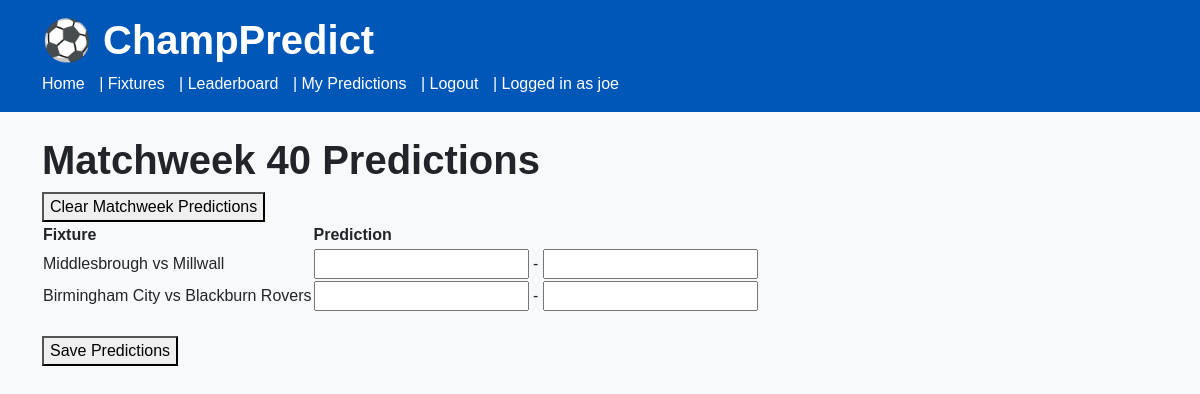
Page /matchweek/40/ (signed in) on the earlier database version.
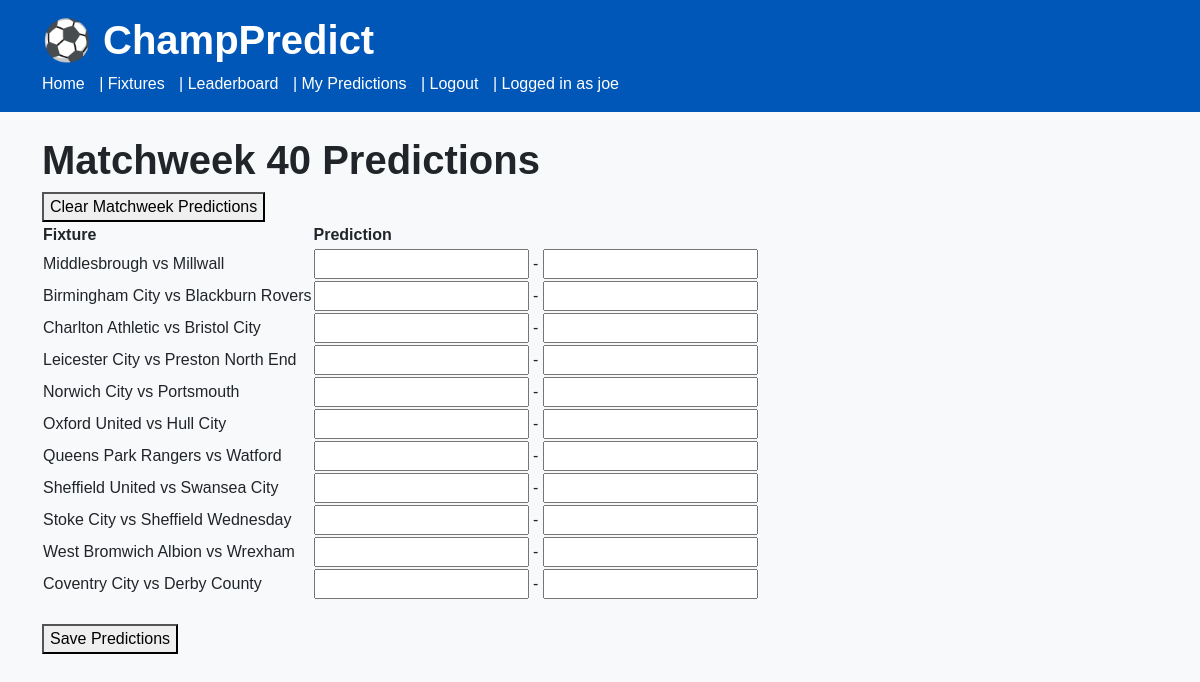
Same page on the later database version.
### predictor/models.py (models this page shows, shortened)
class Fixture(models.Model):
    STATUS_CHOICES = [
        ("upcoming", "Upcoming"),
        ("played", "Played"),
    ]
    season = models.CharField(max_length=20)
    matchweek = models.PositiveIntegerField()
    home_team = models.ForeignKey(
        Team,
        on_delete=models.CASCADE,
        related_name="home_fixtures"
    )
    away_team = models.ForeignKey(
        Team,
        on_delete=models.CASCADE,
        related_name="away_fixtures"
    )
    kickoff_datetime = models.DateTimeField()
    status = models.CharField(
        max_length=10,
        choices=STATUS_CHOICES,
        default="upcoming"
    )
    class Meta:
        ordering = ["kickoff_datetime"]
        unique_together = ("season", "matchweek", "home_team", "away_team")
    def is_locked(self):
        return timezone.now() >= self.kickoff_datetime

class Team(models.Model):
    name = models.CharField(max_length=100, unique=True)
    class Meta:
        ordering = ["name"]
    def __str__(self):
        return self.name

### predictor/views.py (the view)
@login_required
def matchweek_predictions(request, matchweek):
    fixtures = Fixture.objects.filter(
        matchweek=matchweek
    ).order_by("kickoff_datetime")
    prediction_forms = []
    if request.method == "POST":
        if "clear_matchweek" in request.POST:
            deleted_count = 0
            for fixture in fixtures:
                if fixture.is_locked():
                    continue
                deleted, _ = Prediction.objects.filter(
                    user=request.user,
                    fixture=fixture
                ).delete()
                deleted_count += deleted
            if deleted_count > 0:
                messages.success(
                    request,
                    "Matchweek predictions cleared successfully."
                )
            else:
                messages.info(
                    request,
                    "No unlocked matchweek predictions were available to clear."
                )
            return redirect("matchweek_predictions", matchweek=matchweek)
        all_valid = True
        for fixture in fixtures:
            existing_prediction = Prediction.objects.filter(
                user=request.user,
                fixture=fixture
            ).first()
            form = PredictionForm(
                request.POST,
                instance=existing_prediction,
                prefix=f"fixture_{fixture.id}"
            )
            prediction_forms.append({
                "fixture": fixture,
                "form": form,
            })
            if not form.is_valid():
                all_valid = False
        if all_valid:
            for item in prediction_forms:
                fixture = item["fixture"]
                form = item["form"]
                if fixture.is_locked():
                    continue
                home = form.cleaned_data.get("predicted_home_goals")
                away = form.cleaned_data.get("predicted_away_goals")
                if home is None and away is None:
                    continue
                prediction = form.save(commit=False)
                prediction.user = request.user
                prediction.fixture = fixture
                prediction.save()
            messages.success(request, "Matchweek predictions saved successfully.")
            return redirect("matchweek_predictions", matchweek=matchweek)
    else:
        for fixture in fixtures:
            existing_prediction = Prediction.objects.filter(
                user=request.user,
                fixture=fixture
            ).first()
            form = PredictionForm(
                instance=existing_prediction,
                prefix=f"fixture_{fixture.id}"
            )
            prediction_forms.append({
                "fixture": fixture,
                "form": form,
            })
    context = {
        "matchweek": matchweek,
        "prediction_forms": prediction_forms,
    }
    return render(
        request,
        "predictor/matchweek_predictions.html",
        context
    )

### predictor/templates/predictor/matchweek_predictions.html (shortened to what this page needs)
{% extends "predictor/base.html" %}
{% block content %}
<h1>Matchweek {{ matchweek }} Predictions</h1>
<form method="POST">
    <button
        type="submit"
        name="clear_matchweek"
        value="1"
        onclick="return confirm('Are you sure you want to clear your saved predictions for this matchweek?')">
        Clear Matchweek Predictions
    </button>
</form>
<form method="POST">
    <table>
        <tr>
            <th>Fixture</th>
            <th>Prediction</th>
        </tr>
        {% for item in prediction_forms %}
        <tr>
            <td>
                {{ item.fixture.home_team }} vs {{ item.fixture.away_team }}
            </td>
            <td>
                {% if item.fixture.is_locked %}
                    Predictions locked
                {% else %}
                    {{ item.form.predicted_home_goals }}
                    -
                    {{ item.form.predicted_away_goals }}
                {% endif %}
            </td>
        </tr>
        {% empty %}
        <tr>
            <td colspan="2">No fixtures available for this matchweek.</td>
        </tr>
        {% endfor %}
    </table>
    <br>
    <button type="submit">Save Predictions</button>
</form>
{% endblock %}

Differences in the rows shown:
added Fixture: fixture.home_team "Charlton Athletic", fixture.away_team "Bristol City"
added Fixture: fixture.home_team "Leicester City", fixture.away_team "Preston North End"
added Fixture: fixture.home_team "Norwich City", fixture.away_team "Portsmouth"
added Fixture: fixture.home_team "Oxford United", fixture.away_team "Hull City"
added Fixture: fixture.home_team "Queens Park Rangers", fixture.away_team "Watford"
added Fixture: fixture.home_team "Sheffield United", fixture.away_team "Swansea City"
added Fixture: fixture.home_team "Stoke City", fixture.away_team "Sheffield Wednesday"
added Fixture: fixture.home_team "West Bromwich Albion", fixture.away_team "Wrexham"
added Fixture: fixture.home_team "Coventry City", fixture.away_team "Derby County"
